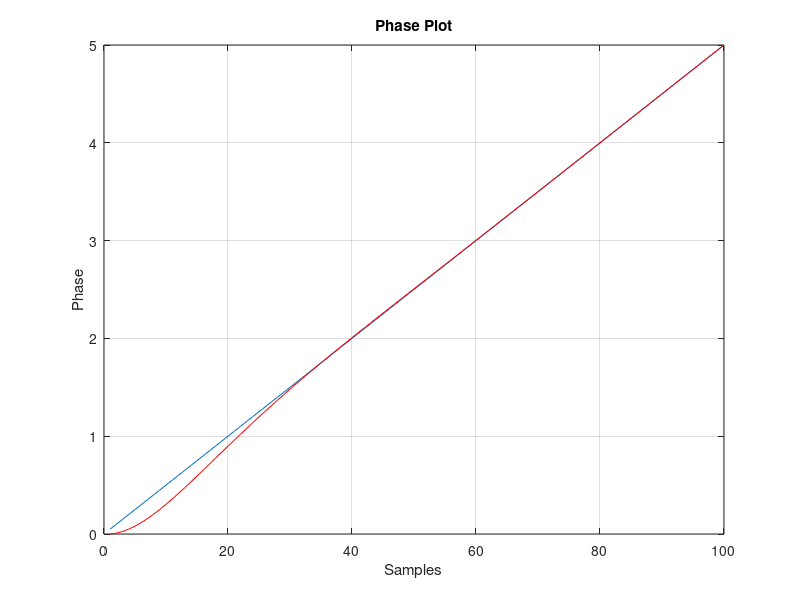
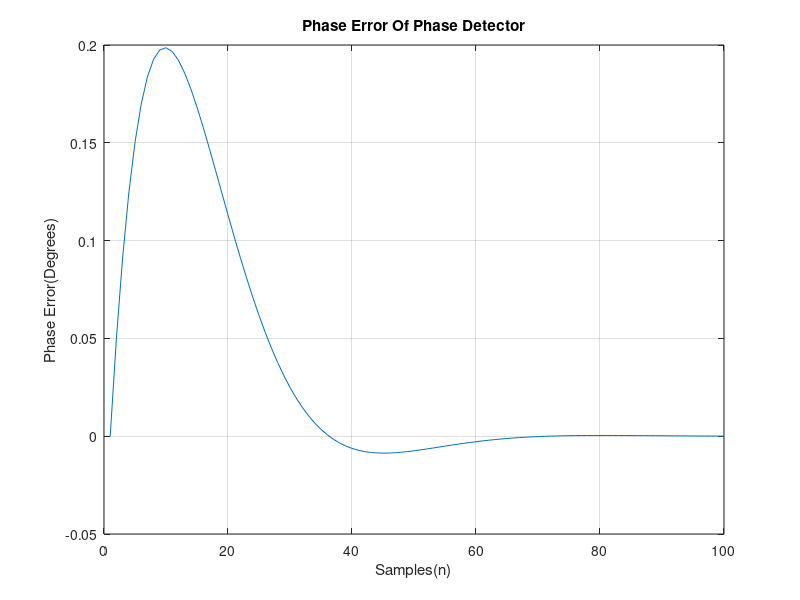
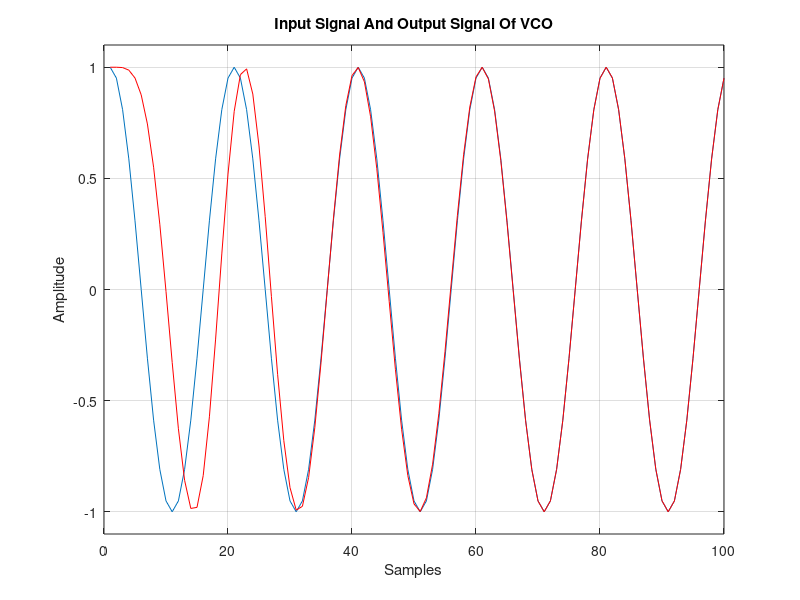

Recreate these plots in MATLAB, in order.
function [] = learn_simple_pll_channa
% https://www.researchgate.net/publication/316667182_Simple_PLL_including_the_MATLAB_code_for_PLL_and_its_theory
% Operating Principle Of Phase Locked Loop:
% 
% Phase Locked Loop is a circuit which generates a frequency 
% which finally detects the difference between the input frequency and the output frequency.
% According to which it corrects the output frequency 
% so as to synchronize or lock the input frequency of Phase Locked Loop. 
% So, in other words, we can also say that a Phase Locked Loop generates a signal 
% which has phase and its relation is the same as reference signal i.e. input frequency.
%
% Block Diagram Of Phase Locked Loop:
%
% Here, there are three blocks of Phase Locked Loop:
%
% (1) Phase Detector
% (2) Low Pass Filter
% (3) VCO (Voltage Controlled Oscilator)
% 
% They are described as below:
%
% (1) Phase Detector: 
% Phase Detector is a comparator 
% which compares the difference between the input frequency and the output frequency 
% and finally it gives a voltage (which is a DC voltage), 
% which is directly proportional to the difference between the input frequency and the output frequency. 
% And the Phase Detector is followed by a low pass filter. 
% Phase voltage or Error voltage is the input of low pass filter.
%
% (2) Low Pass Filter:
% To alternate the high frequency components of the error signals. 
% Means it alternates the high frequency component of this error voltage. 
% And finally the output of the low pass filter is applied to VCO, after amplifying.
%
% (3)VCO: 
% Voltage Controlled Oscilator generates the frequency. 
% It controls the output frequency in such a manner 
% that the output frequency becomes equal to the input frequency. 
% Or we can say that the difference between the input frequency and the output frequency 
% is reduced to a minimum level.
% And finally the output of VCO is sent back to the phase detector. 
% Then two frequencies of the phase detector become equal. 
% And in this way the output frequency becomes equal to the input frequency. 
% Or we can say that output frequency becomes locked with the input frequency.
% 
% So this is all about the working of PLL.
% 
% Here, in last we can say that, when the AC signal is not applied, or when there is no input signal 
% then the phase detector output is zero. 
% At this time, VCO works at its free runing frequency or we can say that VCO works at its centre frequency. 
% Here a free runing frequency is also called as centre frequency. 
% And when an input signal is applied then the phase error is applied. 
% And in such a way when the phase error is applied 
% then the VCO works in such a way so that its output frequency becomes equal to input frequency.
% 
% This is the basic principle of PLL. 
%
% A Source Code For Simple Phase Locked Loop System in MATLAB:

reg1=0;reg2=0;reg3=0;
eta=sqrt(2)/2;
theta=2*pi*1/100;
kp=[(4*eta*theta)/(1+2*eta*theta+theta^2)];
ki=[(4*theta^2)/(1+2*eta*theta+theta^2)];
d_phi_1=1/20;
n_data=100;
for nn=1:n_data    
    phi1=reg1+d_phi_1;    
    phi1_reg(nn)=phi1;   
    s1=exp(j*2*pi*reg1);    
    s2=exp(j*2*pi*reg2);    
    s1_reg(nn)=s1;    
    s2_reg(nn)=s2;    
    t=s1*conj(s2);    
    phi_error=atan(imag(t)/real(t))/(2*pi);    
    phi_error_reg(nn)=phi_error;    
    sum1=kp*phi_error+phi_error*ki+reg3;    
    reg1_reg(nn)=reg1;    
    reg2_reg(nn)=reg2;    
    reg1=phi1;    
    reg2=reg2+sum1;    
    reg3=reg3+phi_error*ki;    
    phi2_reg(nn)=reg2;
end

figure(1);
plot(phi1_reg);
hold on;
plot(phi2_reg,'r');
hold off;
grid on;
title('Phase Plot');
xlabel('Samples');
ylabel('Phase');

figure(2);
plot(phi_error_reg);
title('Phase Error Of Phase Detector');
grid on;
xlabel('Samples(n)');
ylabel('Phase Error(Degrees)');

figure(3);
plot(real(s1_reg));
hold on;
plot(real(s2_reg),'r');
hold off;
grid on;
title('Input Signal And Output Signal Of VCO');
xlabel('Samples');
ylabel('Amplitude');
axis([0 n_data -1.1 1.1]);

end

% This code of MATLAB generates the output of Phase Locked Loop 
% which remains in transient state some time 
% and then it slowly goes and finally remains in a steady state.
% Thus the output frequency becomes locked with the input frequency.
% The three plots of this Phase locked loop system are also generated which are attached with it.

